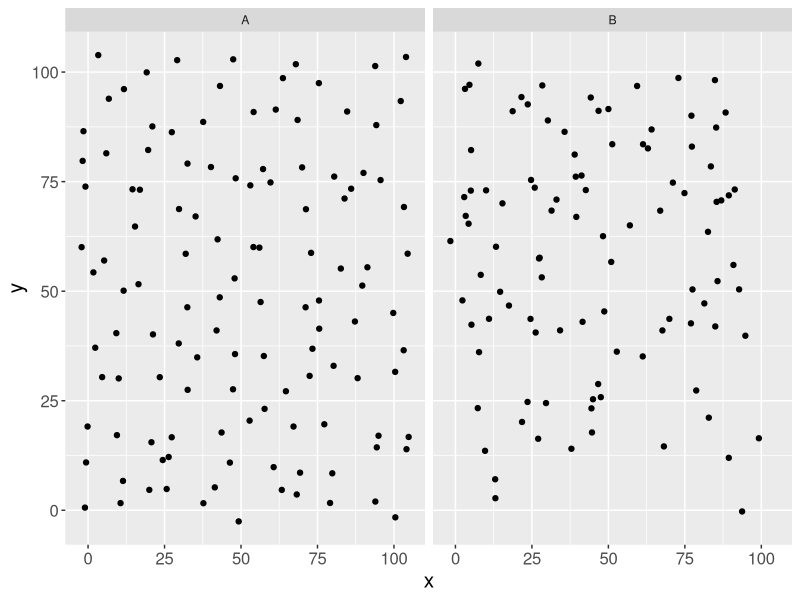

Generate this figure with R:
## ---- chunk 1
knitr::opts_chunk$set(echo = FALSE, fig.width = 10, fig.height = 5, fig.align = "center", 
                      message = FALSE, warning=FALSE, cache = TRUE) 
library(dplyr, quietly = TRUE, warn.conflicts = FALSE)
library(tidyr, quietly = TRUE, warn.conflicts = FALSE)
library(ggplot2, quietly = TRUE, warn.conflicts = FALSE)
ps <- element_text(size = 12)
ps2 <- element_text(size = 15)
ps3 <- element_text(size = 20)
this.theme <- theme(axis.title.x = ps2, axis.title.y = ps2, axis.text.x = ps, axis.text.y = ps, 
                    title = ps3,
                    legend.text = ps)
## ---- chunk 2
dat1 <- data.frame(
  x = rep(seq(0, 100, 10), each = 11),
  y = rep(seq(0, 100, 10), 11),
  lab = "A")
dat2 <- data.frame(x = runif(100, 1, 100), y = runif(100, 1, 100), lab = "B")
dat <- rbind(dat1, dat2)
ggplot(dat, aes(x = x, y = y)) + facet_grid(~lab) + this.theme + 
  geom_jitter(position = position_jitter(width = 5, height = 5))
